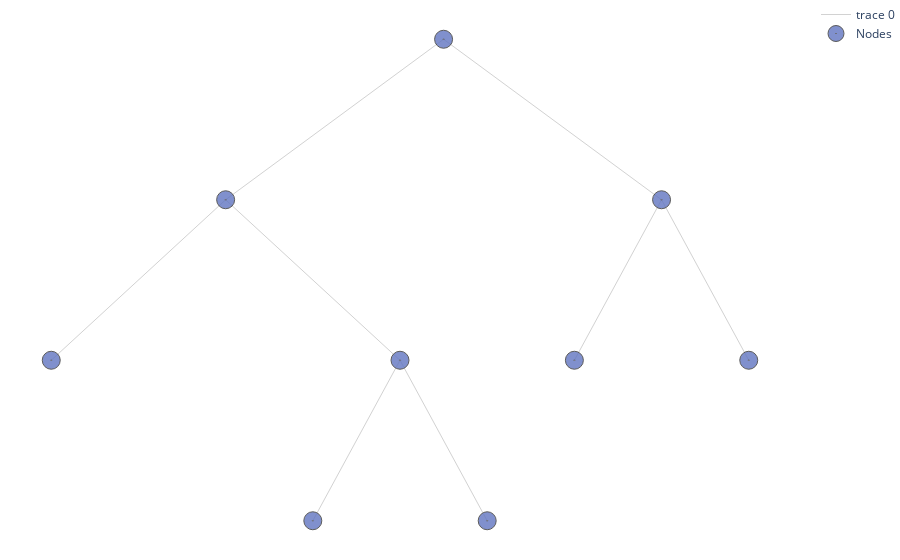

Notebook source saved alongside this figure:
### Code cell
alpha, pruned_table = tree.pruning(features_test, n_features_test, y_test, table = True)
pruned_table.style.hide()

### Figure 1 — Plotly figure (JSON) as saved in the notebook; plotly's stock layout.template omitted (floating-point values rounded to 4 significant figures)
{"data": [{"hoverinfo": "none", "line": {"color": "rgb(210,210,210)", "width": 1}, "mode": "lines", "type": "scatter", "x": [0, -1.25, null, 0, 1.25, null, -1.25, -2.25, null, -1.25, -0.25, null, 1.25, 0.75, null, 1.25, 1.75, null, -0.25, -0.75, null, -0.25, 0.25, null], "y": [6, 5, null, 6, 5, null, 5, 4, null, 5, 4, null, 5, 4, null, 5, 4, null, 4, 3, null, 4, 3, null]}, {"hoverinfo": "text", "marker": {"color": "#6175c1", "line": {"color": "rgb(50,50,50)", "width": 1}, "size": 18, "symbol": "circle-dot"}, "mode": "markers", "name": "Nodes", "opacity": 0.8, "text": ["n10, None, Bin Value: 66.78, pearson : 4103.56, Samples : 9", "n1, CompPrice>127.5, Bin Value: 115.78, pearson : 155526.82, Samples : 280", "n2, Sales>7.55, Bin Value: 106.73, pearson : 75946.05, Samples : 162", "n4, Education>11.5, Bin Value: 115.71, pearson : 24566.4, Samples : 89", "n5, CompPrice>99.0, Bin Value: 95.78, pearson : 35454.49, Samples : 73", "n11, Education>17.5, Bin Value: 99.86, pearson : 22715.73, Samples : 64", "n3, Sales>7.55, Bin Value: 128.19, pearson : 48120.52, Samples : 118", "n6, Education>13.5, Bin Value: 139.71, pearson : 17604.02, Samples : 58", "n7, Education>12.5, Bin Value: 117.07, pearson : 15399.73, Samples : 60"], "type": "scatter", "x": [-0.75, 0, -1.25, -2.25, -0.25, 0.25, 1.25, 0.75, 1.75], "y": [3, 6, 5, 4, 4, 3, 5, 4, 4]}], "layout": {"margin": {"b": 0, "l": 0, "r": 0, "t": 0}, "plot_bgcolor": "rgba(0, 0, 0, 0)", "xaxis": {"showticklabels": false, "visible": false}, "yaxis": {"showticklabels": true, "visible": false}}}
